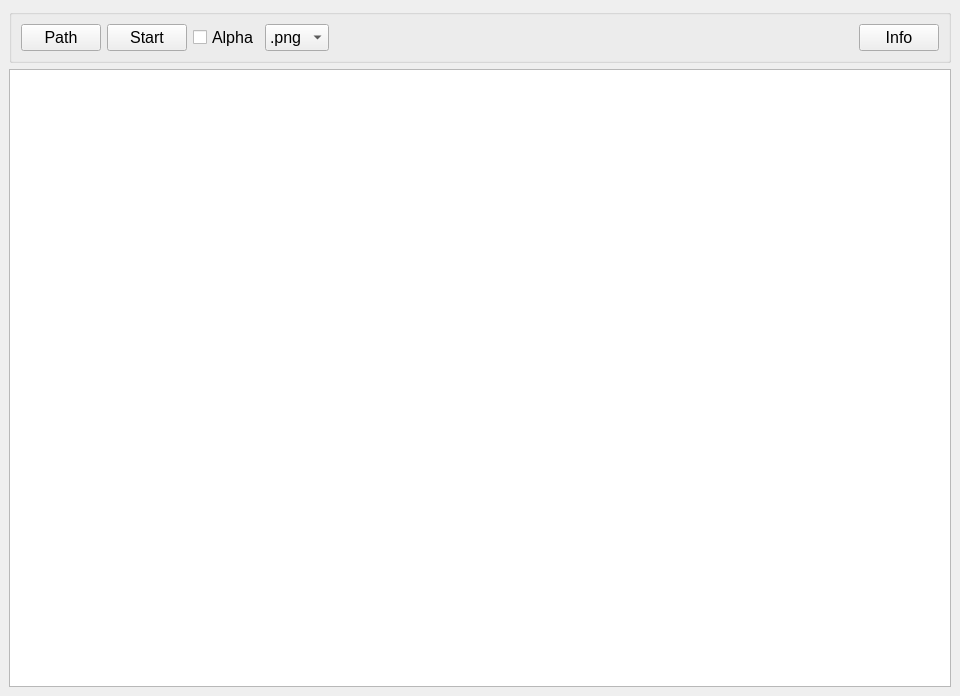
<?xml version="1.0" encoding="UTF-8"?>
<ui version="4.0">
 <class>MainWindow</class>
 <widget class="QMainWindow" name="MainWindow">
  <property name="geometry">
   <rect>
    <x>0</x>
    <y>0</y>
    <width>960</width>
    <height>696</height>
   </rect>
  </property>
  <property name="windowTitle">
   <string>MainWindow</string>
  </property>
  <widget class="QWidget" name="centralwidget">
   <layout class="QVBoxLayout" name="verticalLayout">
    <item>
     <widget class="QGroupBox" name="groupBox">
      <property name="title">
       <string/>
      </property>
      <layout class="QHBoxLayout" name="horizontalLayout">
       <item>
        <widget class="QPushButton" name="pushButton_3">
         <property name="font">
          <font>
           <family>Arial</family>
           <pointsize>12</pointsize>
          </font>
         </property>
         <property name="text">
          <string>Path</string>
         </property>
        </widget>
       </item>
       <item>
        <widget class="QPushButton" name="pushButton">
         <property name="font">
          <font>
           <family>Arial</family>
           <pointsize>12</pointsize>
          </font>
         </property>
         <property name="text">
          <string>Start</string>
         </property>
        </widget>
       </item>
       <item>
        <widget class="QCheckBox" name="checkBox">
         <property name="font">
          <font>
           <family>Arial</family>
           <pointsize>12</pointsize>
          </font>
         </property>
         <property name="text">
          <string>Alpha</string>
         </property>
        </widget>
       </item>
       <item>
        <widget class="QComboBox" name="comboBox">
         <property name="font">
          <font>
           <family>Arial</family>
           <pointsize>12</pointsize>
          </font>
         </property>
         <item>
          <property name="text">
           <string>.png</string>
          </property>
         </item>
         <item>
          <property name="text">
           <string>.bmp</string>
          </property>
         </item>
        </widget>
       </item>
       <item>
        <spacer name="horizontalSpacer">
         <property name="orientation">
          <enum>Qt::Horizontal</enum>
         </property>
         <property name="sizeHint" stdset="0">
          <size>
           <width>40</width>
           <height>20</height>
          </size>
         </property>
        </spacer>
       </item>
       <item>
        <widget class="QPushButton" name="pushButton_2">
         <property name="font">
          <font>
           <family>Arial</family>
           <pointsize>12</pointsize>
          </font>
         </property>
         <property name="text">
          <string>Info</string>
         </property>
        </widget>
       </item>
      </layout>
     </widget>
    </item>
    <item>
     <widget class="QTextEdit" name="textEdit">
      <property name="font">
       <font>
        <family>Arial</family>
        <pointsize>12</pointsize>
       </font>
      </property>
     </widget>
    </item>
   </layout>
  </widget>
 </widget>
 <resources/>
 <connections/>
</ui>
